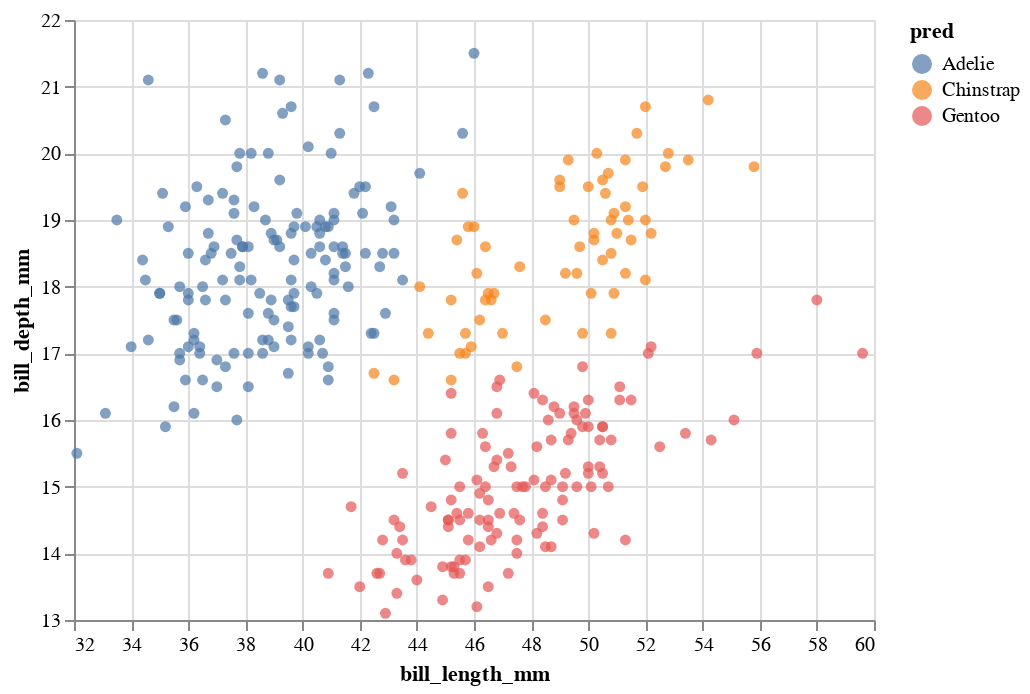

The notebook cell this image was saved under:
### Markdown cell above
## Using the grid of points to visualize the decision boundary

<iframe width="560" height="315" src="https://www.youtube.com/embed/iKZX1qEB-UM" title="YouTube video player" frameborder="0" allow="accelerometer; autoplay; clipboard-write; encrypted-media; gyroscope; picture-in-picture" allowfullscreen></iframe>

### Code cell
alt.Chart(df).mark_circle().encode(
    x=alt.X(cols[0], scale=alt.Scale(zero=False)),
    y=alt.Y(cols[1], scale=alt.Scale(zero=False)),
    color="pred"
)

### Figure 1 — Vega-Lite specification as saved in the notebook (floating-point values rounded to 4 significant figures; data arrays with more than 128 entries replaced by an {"elided": "..."} marker saying what was removed)
{"config": {"view": {"continuousWidth": 400, "continuousHeight": 300}}, "data": {"name": "data-b5fa2af66975d45bdb1da9f71e8df230"}, "mark": "circle", "encoding": {"color": {"field": "pred", "type": "nominal"}, "x": {"field": "bill_length_mm", "scale": {"zero": false}, "type": "quantitative"}, "y": {"field": "bill_depth_mm", "scale": {"zero": false}, "type": "quantitative"}}, "$schema": "https://vega.github.io/schema/vega-lite/v4.17.0.json", "datasets": {"data-b5fa2af66975d45bdb1da9f71e8df230": {"elided": "333 records"}}}
